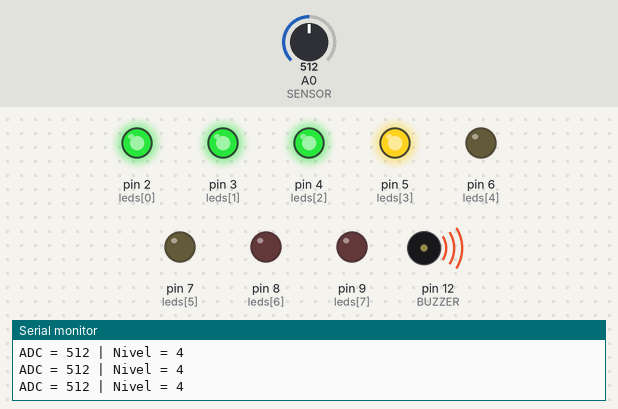
The program below on a simulated Arduino Uno, built with avr-gcc and run on an emulated ATmega328P. Shown: output pins drawn as LEDs (lit = HIGH), buzzer (waves = sounding), the last lines printed to the serial monitor. The inputs (shaded band) are chosen by the test bench; at power-on: A0 (SENSOR) = 512.

Above: at 1.65 s.
1.7 s: A0 (SENSOR) set to 469
5.3 s: A0 (SENSOR) set to 438
At 6.3 s:
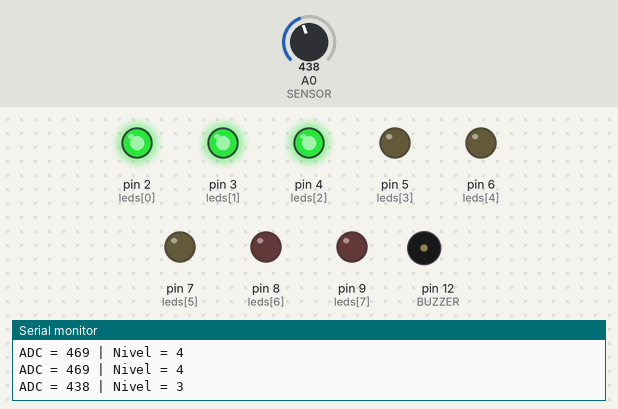
8.9 s: A0 (SENSOR) set to 120
At 10.1 s:
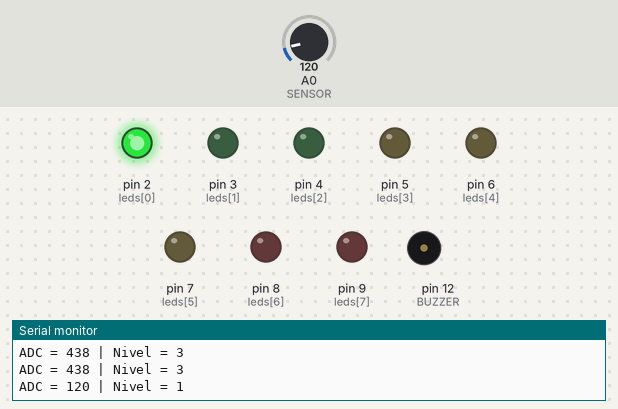
12.5 s: A0 (SENSOR) set to 103
At 13.1 s:
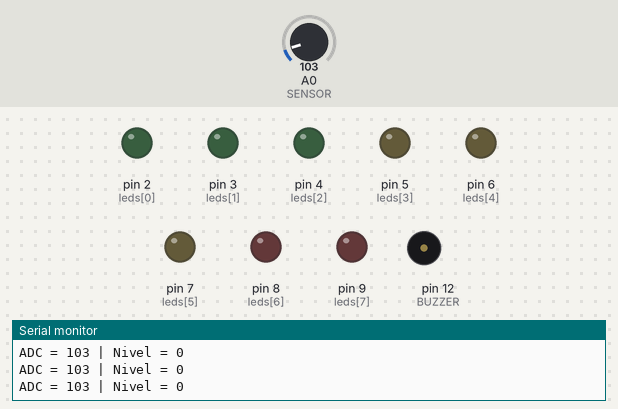
14.0 s: A0 (SENSOR) set to 716
At 14.5 s:
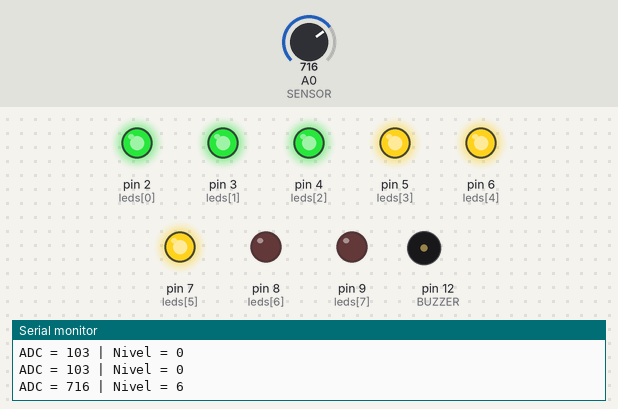
17.5 s: A0 (SENSOR) set to 697
21.0 s: A0 (SENSOR) set to 664
At 21.6 s:
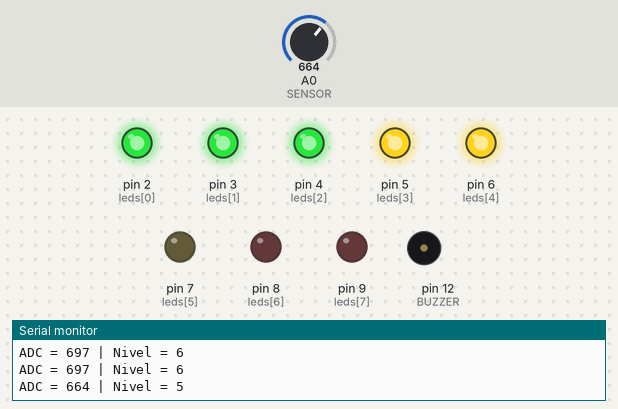
Timing chart, 0 to 25.5 s (numbered marks = the images above; inputs shaded):
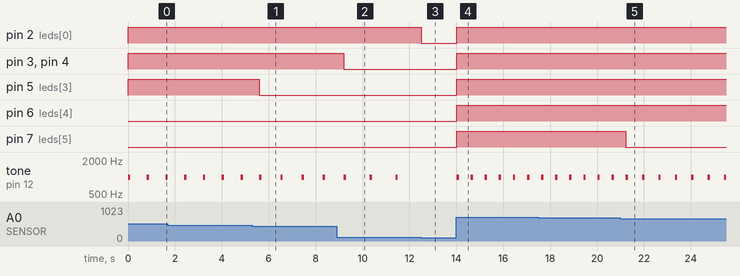

Measured:
- the behaviour switches between 455 and 454 on A0 (SENSOR) (found by bisection; images 0 and 1)
- the behaviour switches between 114 and 113 on A0 (SENSOR) (found by bisection; images 2 and 3)
- the behaviour switches between 682 and 681 on A0 (SENSOR) (found by bisection; images 4 and 5)
- after the input at 5.3 s, pin 5 (leds[3]): HIGH → LOW after 0.31 s
- after the input at 8.9 s, pin 3 (leds[1]), pin 4 (leds[2]): HIGH → LOW after 0.31 s
- after the input at 12.5 s, pin 2 (leds[0]): HIGH → LOW at once; tone on pin 12 (BUZZER): stops changing and stays silent
- after the input at 14.0 s, pin 2 (leds[0]), pin 3 (leds[1]), pin 4 (leds[2]), pin 5 (leds[3]), pin 6 (leds[4]), pin 7 (leds[5]): LOW → HIGH at once; tone on pin 12 (BUZZER): alternates 1000 Hz for 0.10 s and silent for 0.50 s, starting at once
- after the input at 21.0 s, pin 7 (leds[5]): HIGH → LOW after 0.23 s

The program:

main.cpp
```cpp
#include <Arduino.h>
#include <Servo.h>

const int SENSOR = A0; //Potenciometro simulando sensor
const int leds[] = {2, 3, 4, 5, 6, 7, 8, 9}; //Arrey de Leds
const int QTD_LEDS = 8; //Quantidade dos leds
const int BUZZER = 12; // Difine pino do Buzzer

 void setup() {

  Serial.begin(9600); //configura porta serial

  //laço de repetiçao para configurar os pinos dos LEDS
  for (int i = 0; i < QTD_LEDS; i++) {
    pinMode(leds[i], OUTPUT);
  }

  pinMode(BUZZER, OUTPUT);

}


void loop() {

  int leitura = analogRead(SENSOR); //Faz a leitura porta A0 Analogica
  int nivel = map(leitura, 0, 1023, 0, 9);
  nivel = constrain(nivel, 0, 8);

  Serial.print("ADC = ");
  Serial.print(leitura);
  Serial.print(" | Nivel = ");
  Serial.println(nivel);

  for (int i = 0; i < QTD_LEDS; i++){
    if (i < nivel){
      digitalWrite(leds[i], HIGH);
    }else{
      digitalWrite(leds[i], LOW);
    }
  }

  //Tons do Buzzer
  //Tocar de acordo com o nivel
  if(nivel == 0){
    noTone(BUZZER);
    delay(100);
  }else if(nivel == 1){
    tone(BUZZER, 1000);
    delay(100);
    noTone(BUZZER);
    delay(1000);
  }else if(nivel == 2){
    tone(BUZZER, 1000);
    delay(100);
    noTone(BUZZER);
    delay(900);
  }else if(nivel == 3){
    tone(BUZZER, 1000);
    delay(100);
    noTone(BUZZER);
    delay(800);
  }else if(nivel == 4){
    tone(BUZZER, 1000);
    delay(100);
    noTone(BUZZER);
    delay(700);
  }else if(nivel == 5){
    tone(BUZZER, 1000);
    delay(100);
    noTone(BUZZER);
    delay(600);
  }else if(nivel == 6){
    tone(BUZZER, 1000);
    delay(100);
    noTone(BUZZER);
    delay(500);
  }else if(nivel == 7){
    tone(BUZZER, 1000);
    delay(100);
    noTone(BUZZER);
    delay(400);
  }else {
    tone(BUZZER, 1000);
    delay(100);
  }
}
```
